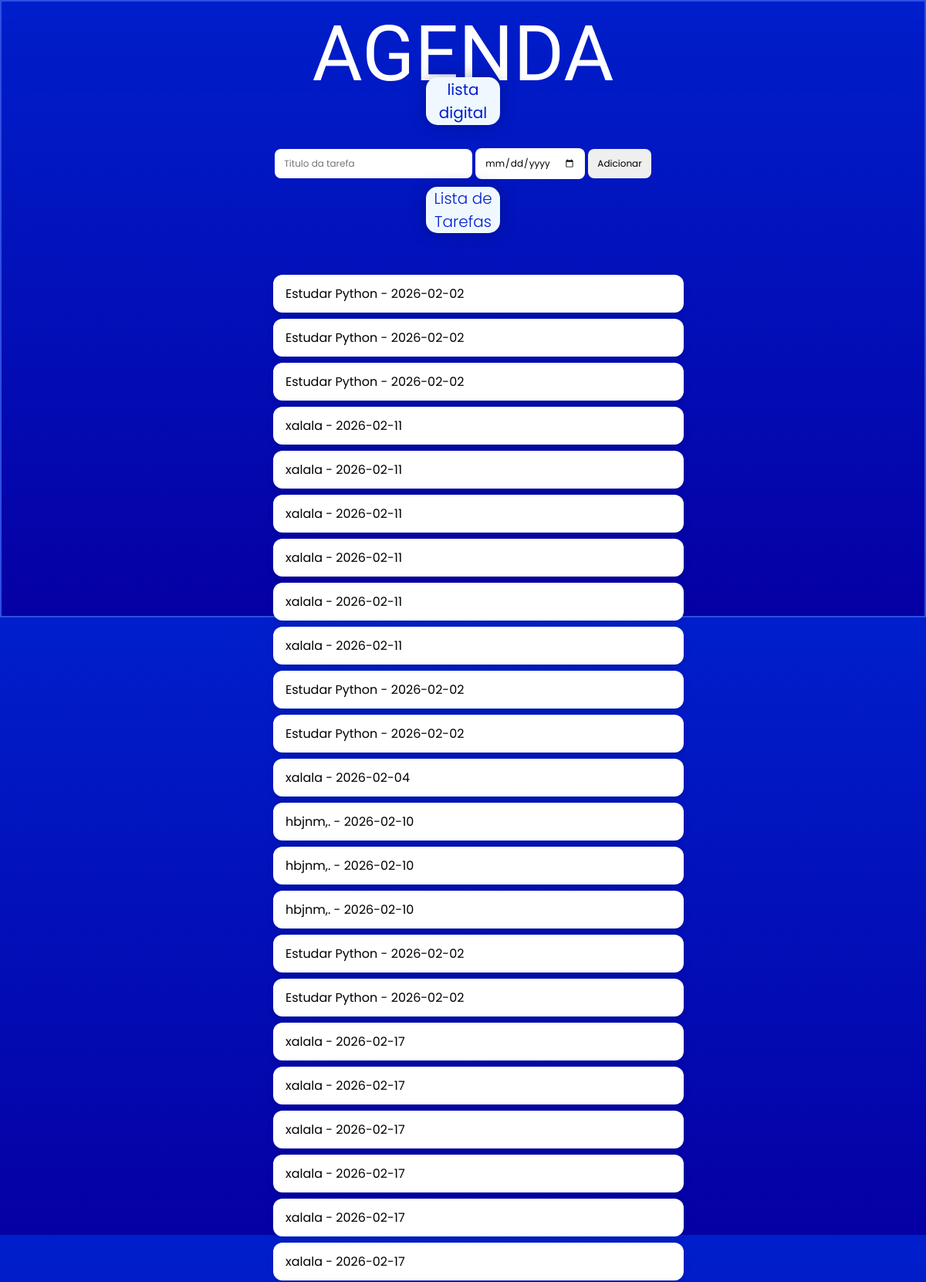
Page /agenda (upper part) on the committed database.
### tables this page shows
CREATE TABLE tarefas (
        id  INTEGER PRIMARY KEY AUTOINCREMENT,
        titulo_tarefa TEXT NOT NULL,
        data_conclusao TEXT);

### app.py (the view)
@app.route('/agenda', methods=['GET', 'POST'])
def agenda():
    tarefas = None
    if request.method == 'POST':
        titulo_tarefa = request.form ['titulo-tarefa']
        data_conclusao = request.form['data-conclusao']
        tarefa = Tarefa(titulo_tarefa, data_conclusao)
        tarefa.salvar_tarefa()
    tarefas = Tarefa.obter_tarefas()
    return render_template('agenda.html', titulo= 'Agenda', tarefas=tarefas)

### models/database.py (called while the page is built)
    def buscar_tudo(self, query: str, params: tuple = ()) -> list[Any]:
        self.cursor.execute(query, params)
        return self.cursor.fetchall()

    def close(self) -> None:
        self.connection.close()

    def __enter__(self):
        return self

    def __exit__(self, exc_type, exc_value, traceback):
        self.close()

### models/tarefa.py (called while the page is built)
    @staticmethod
    def obter_tarefas() -> list[Self]:
        with Database('./data/tarefas.sqlite3') as db:
            query: str = 'SELECT titulo_tarefa, data_conclusao FROM tarefas;'
            resultados: list[Any] = db.buscar_tudo(query)
            tarefas: list[Self] = [Tarefa(titulo, data) for titulo, data in resultados]
            return tarefas

### templates/agenda.html
{% extends "base.html" %}
{% block content %}
    <div class="subtitulo"><h2 class="poppins-regular">lista digital</h2></div>
    <form method="POST">
        <input type="text" name="titulo-tarefa" id="titulo-tarefa" placeholder="Titulo da tarefa"
        required class="poppins-regular">
        <input type="date" name="data-conclusao" id="data-conclusao" class="poppins-regular">
        <button type="submit" class="poppins-regular"> Adicionar </button>
    </form>
<h2 class="subtitulo" id="listatitulo">Lista de Tarefas</h2>
{% if tarefas %}
    <ul>
        {% for tarefa in tarefas %}
            <li class="tarefa-card">{{ tarefa.titulo_tarefa }} - {{ tarefa.data_conclusao }}</li>
        {%endfor%}
    </ul>
{% else %}
    <p>Nenhuma tarefa foi cadastrada</p>
{% endif %}
{% endblock %}

### templates/base.html (shortened to what this page needs)
<!DOCTYPE html>
<html lang="pt-br">
<head>
    <link rel="stylesheet" href="{{url_for('static', filename='style.css')}}">
</head>
<body>
    <h1 class="modak-regular">{{ titulo }}</h1>
    {% block content %} {% endblock%}
</body>
</html>

### static/style.css (style rules this page uses)
html, body { height: 100%; margin: 0; }
body { display: flex; flex-direction: column; background: linear-gradient(to bottom, rgb(0, 31, 204), rgb(5, 0, 164)); text-align: center; border: 2px solid rgb(45, 79, 227); box-sizing: border-box; }
.modak-regular { font-family: "Modak", system-ui; font-weight: 400; font-style: normal; }
.poppins-regular { font-family: "Poppins", sans-serif; font-weight: 400; font-style: normal; }
h1 { text-align: center; font-size: 100px; margin-bottom: 30px; line-height: 1px; color: white; box-shadow: 0px 0px 50px rgba(0, 11, 73, 0.731); text-transform: uppercase; font-family: "Modak", system-ui; }
h2 { text-align: center; font-size: 20px; margin-top: 1px; margin-bottom: 1px; color: rgb(0, 31, 204); font-weight: 300; }
.subtitulo { background-color: aliceblue; margin-left: 550px; margin-right: 550px; margin-bottom: 30px; border-radius: 15px; box-shadow: 0px 0px 20px rgba(0, 11, 73, 0.342); font-family: "Poppins", sans-serif; }
input[type="text"], input[type="date"] { padding: 10px 12px; font-size: 12px; border: none; border-radius: 8px; outline: none; transition: 0.3s; font-family: "Poppins", sans-serif; }
button { padding: 10px 12px; font-size: 12px; border: none; border-radius: 8px; outline: none; transition: 0.3s; font-family: "Poppins", sans-serif; }
.tarefa-card { font-family: "Poppins", sans-serif; background: #fff; border-radius: 12px; padding: 12px 16px; margin: 8px auto; max-width: 500px; display: flex; justify-content: space-between; align-items: center; box-shadow: 0 4px 8px rgba(0,0,0,0.1); transition: transform 0.2s; font-family: "Poppins", sans-serif; }
#listatitulo { margin-top: 10px; text-decoration: bold; }

### rows in the picture
tarefas: titulo_tarefa "Estudar Python", data_conclusao "2026-02-02"
tarefas: titulo_tarefa "Estudar Python", data_conclusao "2026-02-02"
tarefas: titulo_tarefa "Estudar Python", data_conclusao "2026-02-02"
tarefas: titulo_tarefa "xalala", data_conclusao "2026-02-11"
tarefas: titulo_tarefa "xalala", data_conclusao "2026-02-11"
tarefas: titulo_tarefa "xalala", data_conclusao "2026-02-11"
tarefas: titulo_tarefa "xalala", data_conclusao "2026-02-11"
tarefas: titulo_tarefa "xalala", data_conclusao "2026-02-11"
tarefas: titulo_tarefa "xalala", data_conclusao "2026-02-11"
tarefas: titulo_tarefa "Estudar Python", data_conclusao "2026-02-02"
tarefas: titulo_tarefa "Estudar Python", data_conclusao "2026-02-02"
tarefas: titulo_tarefa "xalala", data_conclusao "2026-02-04"
tarefas: titulo_tarefa "hbjnm,.", data_conclusao "2026-02-10"
tarefas: titulo_tarefa "hbjnm,.", data_conclusao "2026-02-10"
tarefas: titulo_tarefa "hbjnm,.", data_conclusao "2026-02-10"
tarefas: titulo_tarefa "Estudar Python", data_conclusao "2026-02-02"
tarefas: titulo_tarefa "Estudar Python", data_conclusao "2026-02-02"
tarefas: titulo_tarefa "xalala", data_conclusao "2026-02-17"
tarefas: titulo_tarefa "xalala", data_conclusao "2026-02-17"
tarefas: titulo_tarefa "xalala", data_conclusao "2026-02-17"
tarefas: titulo_tarefa "xalala", data_conclusao "2026-02-17"
tarefas: titulo_tarefa "xalala", data_conclusao "2026-02-17"
tarefas: titulo_tarefa "xalala", data_conclusao "2026-02-17"

### other values in the picture
{{ titulo }} "AGENDA"
